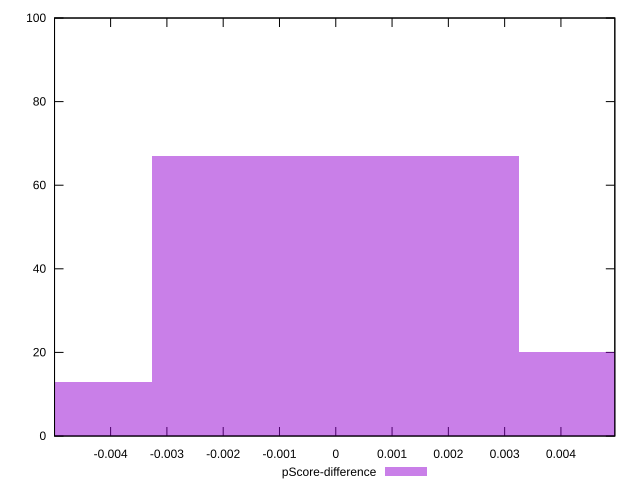

Generate this figure with gnuplot:
reset

$pScoreDifference <<EOF
0 67
0.006514668654558684 20
-0.006514668654558684 13
EOF

set key outside below
set boxwidth 0.006514668654558684
set xrange [-0.004996306896587865:0.004957316875909223]
set yrange [0:100]
set trange [0:100]
set style fill transparent solid 0.5 noborder
set terminal svg size 640, 490 enhanced background rgb 'white'
set output "reports/report_00027_2021-02-24T12-40-31.850Z/first-cpu-idle/samples/astro/pScore-difference/histogram.svg"

plot $pScoreDifference title "pScore-difference" with boxes

reset
